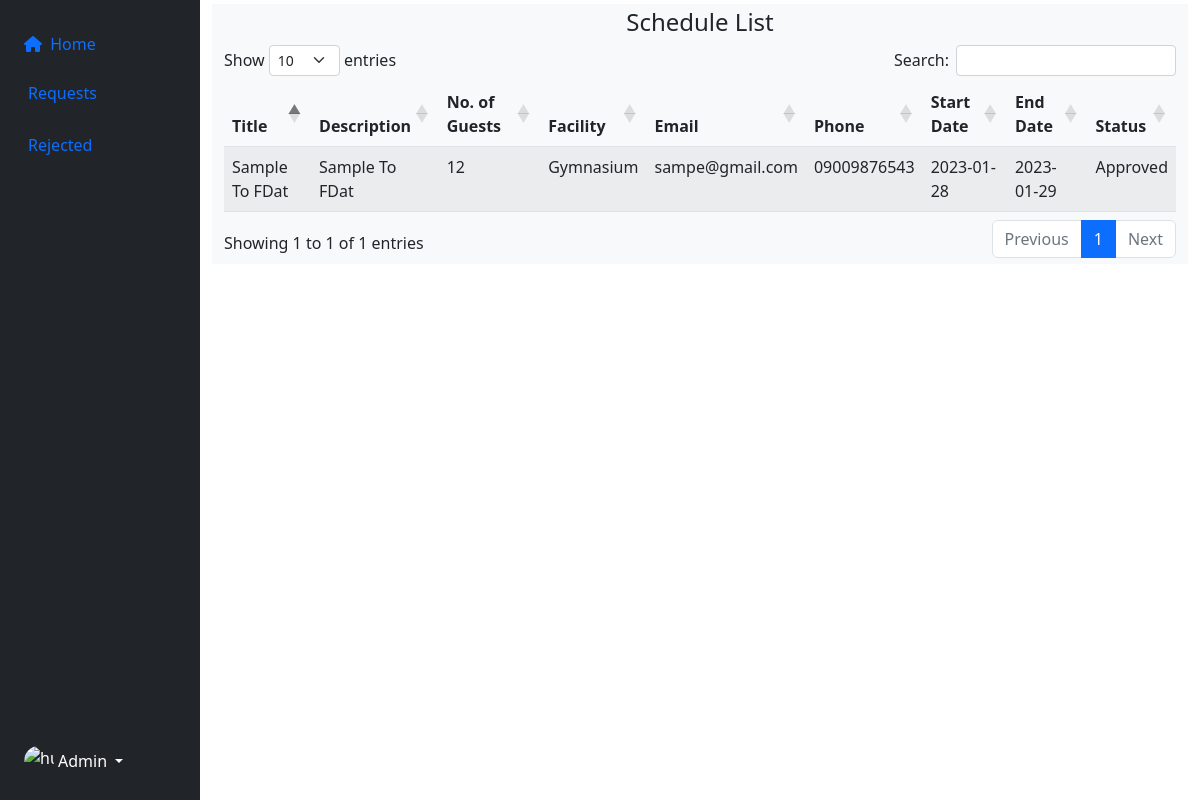
Screenshot of /schedule/admin/home.php with the database file from the repository.
### tables this page shows
CREATE TABLE `tblrequests` (
  `request_id` int(11) NOT NULL,
  `title` varchar(255) NOT NULL,
  `designation` varchar(50) NOT NULL,
  `type_of_event` varchar(255) NOT NULL,
  `guests` int(11) NOT NULL,
  `facility` varchar(50) NOT NULL,
  `description` varchar(255) NOT NULL,
  `email` varchar(100) NOT NULL,
  `phone` varchar(11) NOT NULL,
  `start_datetime` date NOT NULL,
  `end_datetime` date NOT NULL,
  `arrival_time` time NOT NULL DEFAULT current_timestamp(),
  `priority_level` int(11) NOT NULL,
  `status` varchar(50) NOT NULL
);

### schedule/admin/home.php (the view, shortened to what this page needs)
<!DOCTYPE html>
<html lang="en">
    <?php
    include 'header/header.php';
    ?>
<body>
    <?php include 'includes/navbar.php'; ?>
        <div class="col py-1">
            <div class="container-fluid bg-light">
                <div class="col py-1">
                <div><h4 style="text-align:center">Schedule List</h4></div>
                    <table id="example" class="table table-striped" style="width:100%">
                        <thead>
                            <tr>
                                <th>Title</th>
                                <th>Description</th>
                                <th>No. of Guests</th>
                                <th>Facility</th>
                                <th>Email</th>
                                <th>Phone</th>
                                <th>Start Date</th>
                                <th>End Date</th>
                                <th>Status</th>
                            </tr>
                        </thead>
                        <tbody>
                            <?php
                            $data = mysqli_query($conn, "SELECT * FROM tblrequests where status='Approved'");
                            while($row = mysqli_fetch_array($data)){
                                echo "<tr>";
                                echo "<td>". $row['title'] ."</td>";
                                echo "<td>". $row['description'] ."</td>";
                                echo "<td>". $row['guests'] ."</td>";
                                echo "<td>". $row['facility'] ."</td>";
                                echo "<td>". $row['email'] ."</td>";
                                echo "<td>". $row['phone'] ."</td>";
                                echo "<td>". $row['start_datetime'] ."</td>";
                                echo "<td>". $row['end_datetime'] ."</td>";
                                echo "<td>". $row['status'] ."</td>";
                                echo "</tr>";
                            }
                            ?>
                        </tbody>
                    </table>
                </div>
            </div>
        </div>
    </div>
</div>
</body>
</html>

### rows the page displays
tblrequests: title "Sample To FDat", description "Sample To FDat", guests "12", facility "Gymnasium", email "sampe@gmail.com", phone "09009876543", start_datetime "2023-01-28", end_datetime "2023-01-29", status "Approved"
